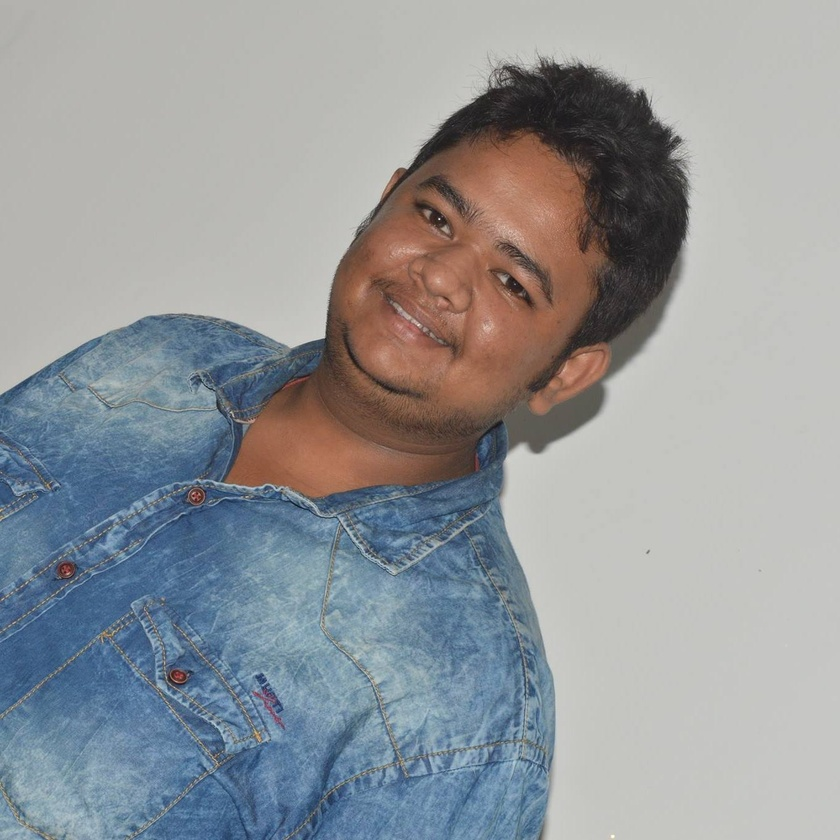
#> input picture images/surya.jpg, 840 x 840 px, shrunk from 1361 x 1361 before the run
$ jupyter execute '1.3 Histograms.ipynb'
#> lines starting #> are read from the running program, lines starting #| are printed output that depends on the picture
# Histogram

its a great way to visualize indivisual color componenets.

[cell 1]
import cv2
import numpy as np
from matplotlib import pyplot as plt

### **cv2.calcHist(images, channels, mask, histSize, ranges[, hist[, accumulate]])**

- images : it is the source image of type uint8 or float32. it should be given in square brackets, ie, "[img]".
- channels : it is also given in square brackets. It is the index of channel for which we calculate histogram. For example, if input is grayscale image, its value is [0]. For color image, you can pass [0], [1] or [2] to calculate histogram of blue, green or red channel respectively.
- mask : mask image. To find histogram of full image, it is given as "None". But if you want to find histogram of particular region of image, you have to create a mask image for that and give it as mask. (I will show an example later.)
- histSize : this represents our BIN count. Need to be given in square brackets. For full scale, we pass [256].
- ranges : this is our RANGE. Normally, it is [0,256].

[cell 2]
image = cv2.imread('images/surya.jpg')
#> image is the input picture: shape (840, 840, 3); mean B, G, R 154.4, 151.1, 147.4
histogram = cv2.calcHist([image],[0],None,[256],[0,256])
#> histogram = 256 values, max 62358 at index 192, min 0 at index 0, mean 2756.2

# we plot a histograme, ravel() flatness our image array
plt.hist(image.ravel(),256,[0,256])
plt.show()
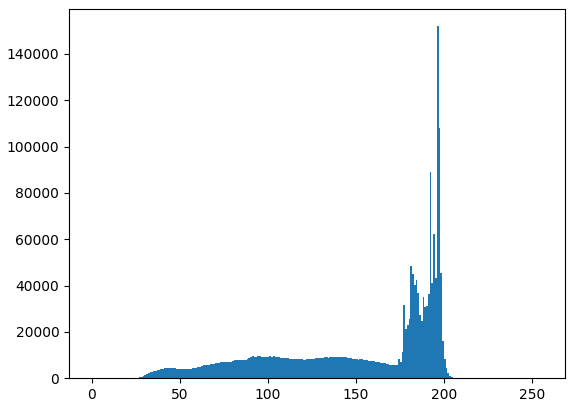
#> figure drawn by matplotlib, 1 panel; tallest bar 151958 high, from x = 196 to 197

# Viewing Seoparate Color Chanels
color = ('b' , 'g' , 'r')

# We now separate the colors and plot each in the Histogram
for i, col in enumerate(color):
    histogram2 = cv2.calcHist([image], [i], None, [256], [0, 256])
    plt.plot(histogram2, color = col)
    plt.xlim([0,256])

plt.show()
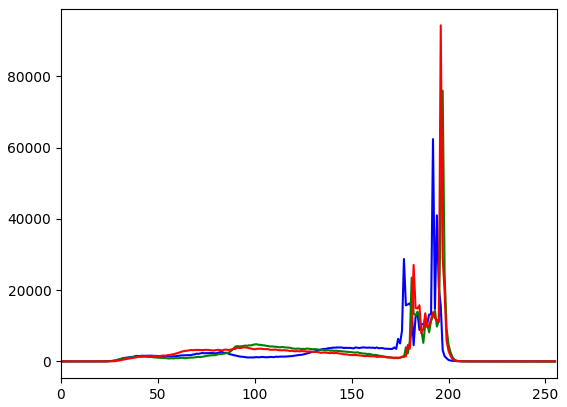
#> figure drawn by matplotlib, 1 panel; curve peaks at x = 192, y = 62358; curve peaks at x = 197, y = 75976; curve peaks at x = 196, y = 94266

[cell 3]
image = cv2.imread('images/scenary.jpg')
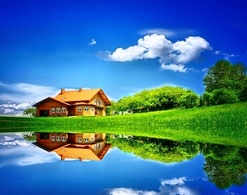
#> input picture images/scenary.jpg, 247 x 195 px, shrunk from 400 x 316 before the run
#> image is the input picture: shape (195, 247, 3); mean B, G, R 149.5, 117.9, 63.4
cv2.imshow("Tobago", image)

histogram = cv2.calcHist([image], [0], None, [256], [0, 256])
#> histogram = 256 values, max 2359 at index 0, min 10 at index 125, mean 188.1

# We plot a histogram, ravel() flatens our image array
plt.hist(image.ravel(), 256, [0, 256]); plt.show()
#> after `plt.hist(image.ravel(), 256, [0, 256])`:
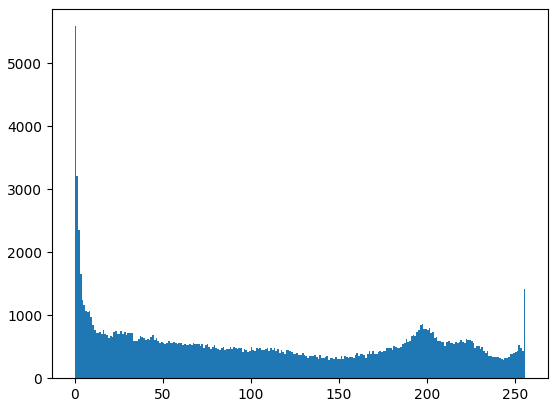
#> figure drawn by matplotlib, 1 panel; tallest bar 5587 high, from x = 0 to 1

# Viewing Separate Color Channels
color = ('b', 'g', 'r')

# We now separate the colors and plot each in the Histogram
for i, col in enumerate(color):
    histogram2 = cv2.calcHist([image], [i], None, [256], [0, 256])
    plt.plot(histogram2, color = col)
    plt.xlim([0,256])

plt.show()
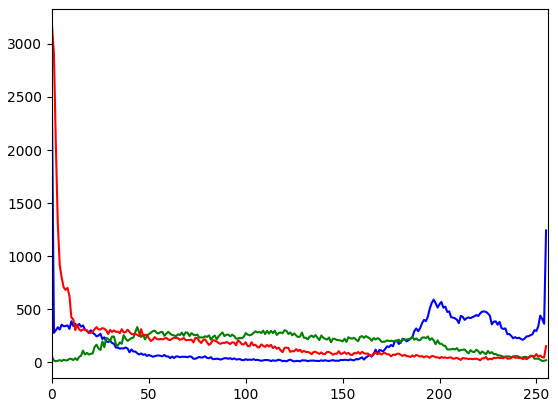
#> figure drawn by matplotlib, 1 panel; curve peaks at x = 0, y = 2359; curve peaks at x = 44, y = 333; curve peaks at x = 0, y = 3174
cv2.waitKey(0)
cv2.destroyAllWindows()
